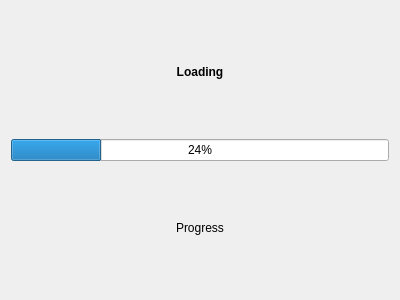
<?xml version="1.0" encoding="UTF-8"?>
<ui version="4.0">
 <class>progressDialog</class>
 <widget class="QDialog" name="progressDialog">
  <property name="geometry">
   <rect>
    <x>0</x>
    <y>0</y>
    <width>400</width>
    <height>300</height>
   </rect>
  </property>
  <property name="windowTitle">
   <string>Dialog</string>
  </property>
  <layout class="QVBoxLayout" name="verticalLayout">
   <item>
    <layout class="QGridLayout" name="gridLayout">
     <item row="0" column="0">
      <widget class="QLabel" name="loadingLabel">
       <property name="font">
        <font>
         <weight>75</weight>
         <bold>true</bold>
        </font>
       </property>
       <property name="text">
        <string>Loading</string>
       </property>
       <property name="alignment">
        <set>Qt::AlignCenter</set>
       </property>
      </widget>
     </item>
     <item row="1" column="0">
      <widget class="QProgressBar" name="progressBar">
       <property name="value">
        <number>24</number>
       </property>
      </widget>
     </item>
     <item row="2" column="0">
      <widget class="QLabel" name="progressLabel">
       <property name="text">
        <string>Progress</string>
       </property>
       <property name="alignment">
        <set>Qt::AlignCenter</set>
       </property>
      </widget>
     </item>
    </layout>
   </item>
  </layout>
 </widget>
 <resources/>
 <connections/>
</ui>
